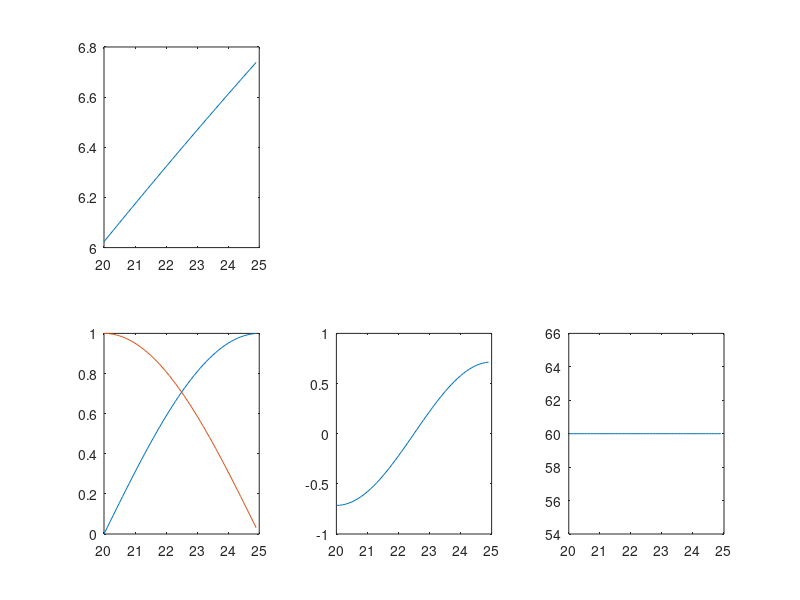

Source code (MATLAB):

close all;
clear all;

HSfun = @(x) 9.7*sin(0.02*x+0.27);
spk1 = 20;
spk2 = 25;
dx = abs(spk2-spk1);
desired_angle	= spk1:0.1:spk2;
desired_angle	= desired_angle(1:end-1);
HS				= HSfun(desired_angle);
figure(1)
clf
subplot(231)
plot(desired_angle,HS);

%establish loudspeaker locations and numbers


%determine panning levels
s1_level = sin(abs(rem(desired_angle,dx)/dx*(pi/2)));
s2_level = cos(abs(rem(desired_angle,dx)/dx*(pi/2)));

% s1_level = s1_level
% s1_level = linspace(0,1,size(s1_level,2));
% s2_level = fliplr(s1_level);
whos s2_level s1_level
% %swap if s1 is lower in level
% [s1_level s2_level] = deal(max([s1_level s2_level]),min([s1_level s2_level]));


subplot(234)
plot(desired_angle,s1_level);
hold on
plot(desired_angle,s2_level);

HSspk1 = HS(1)+60;
HSspk2 = HS(end)+60;

amp1 = (10^(HSspk1/20)*s1_level).^2+(10^(HSspk2/20)*s2_level).^2;
amp2 = (10^(HSspk1/20)*s2_level).^2+(10^(HSspk2/20)*s1_level).^2;
dB1 = 10*log10(amp1);
dB2 = 10*log10(amp2);
ILD = dB2-dB1;

subplot(235)
plot(desired_angle,ILD)
hold on


amp1 = 10^(60/20)*s1_level;
amp2 = 10^(60/20)*s2_level;
amp = amp1.^2+amp2.^2;
dB = 10*log10(amp);

subplot(236)
plot(desired_angle,dB)
hold on
% ylim([-5 5])



%%

